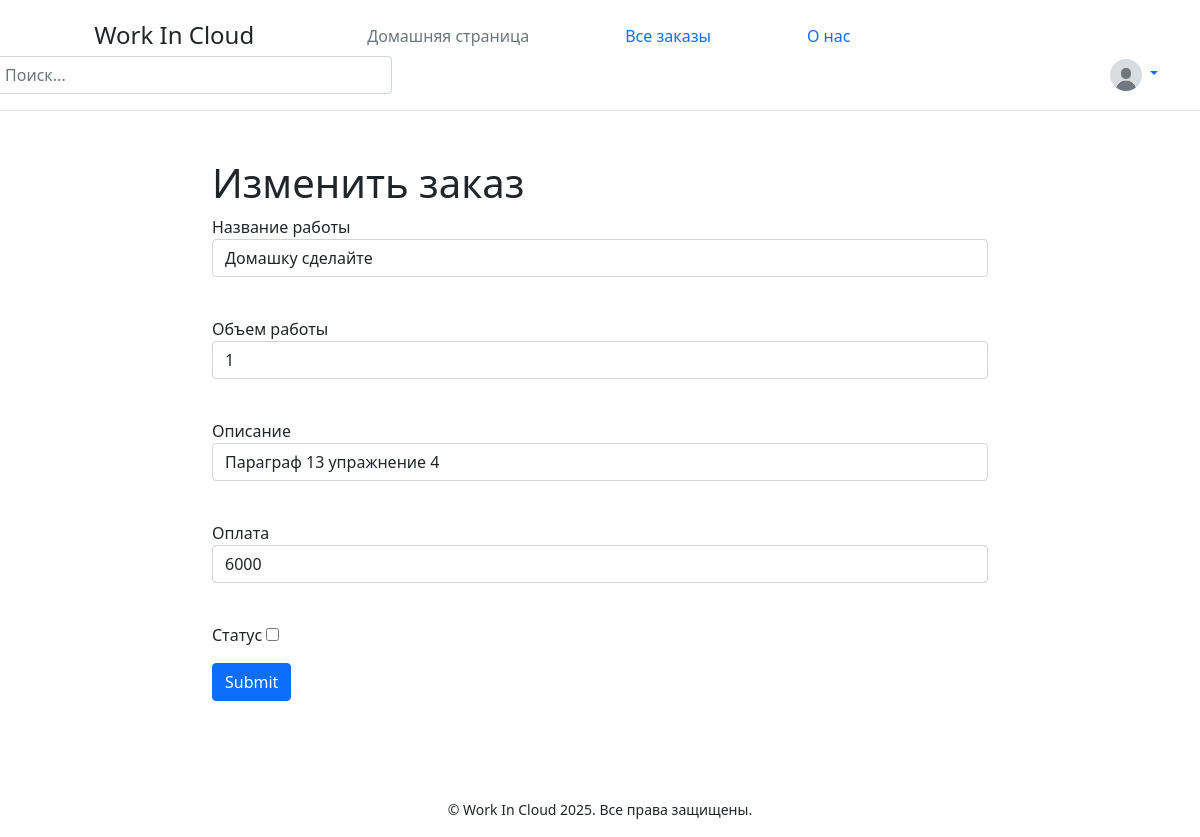
Page /jobs_edit/2 (signed in) on the committed database.
### data/user.py (models this page shows, shortened)
class User(SqlAlchemyBase, UserMixin):
    __tablename__ = 'users'
    id = sqlalchemy.Column(sqlalchemy.Integer,
                           primary_key=True, autoincrement=True)
    name = sqlalchemy.Column(sqlalchemy.String, nullable=True)
    surname = sqlalchemy.Column(sqlalchemy.String, nullable=True)
    profession = sqlalchemy.Column(sqlalchemy.String, nullable=True)
    portfolio_link = sqlalchemy.Column(sqlalchemy.String, nullable=True)
    about = sqlalchemy.Column(sqlalchemy.String, nullable=True)
    email = sqlalchemy.Column(sqlalchemy.String,
                              index=True, unique=True, nullable=True)
    hashed_password = sqlalchemy.Column(sqlalchemy.String, nullable=True)
    created_date = sqlalchemy.Column(sqlalchemy.DateTime,
                                     default=datetime.datetime.now)
    role = sqlalchemy.Column(sqlalchemy.String, nullable=True)
    avatar_path = sqlalchemy.Column(sqlalchemy.String, nullable=True)

### data/vacancy.py (models this page shows)
class Vacancy(SqlAlchemyBase):
    __tablename__ = 'vacancy'
    id = sqlalchemy.Column(sqlalchemy.Integer,
                           primary_key=True, autoincrement=True)
    creator_id = sqlalchemy.Column(sqlalchemy.String,
                                    sqlalchemy.ForeignKey("users.id"))
    customer = orm.relationship('User')
    job_name = sqlalchemy.Column(sqlalchemy.String, nullable=True)
    work_size = sqlalchemy.Column(sqlalchemy.Integer, nullable=True)
    description = sqlalchemy.Column(sqlalchemy.String, nullable=True)
    salary = sqlalchemy.Column(sqlalchemy.Integer, nullable=True)
    is_finished = sqlalchemy.Column(sqlalchemy.Boolean)
    responders = sqlalchemy.Column(sqlalchemy.String, nullable=True, default="")

### main.py (the view, shortened to what this page needs)
@app.route('/jobs_edit/<int:id>', methods=['GET', 'POST'])
@login_required
def edit_news(id):
    form = JobsForm()
    if request.method == "GET":
        db_sess = db_session.create_session()
        jobs = db_sess.query(Vacancy).get(id)
        if not jobs or jobs.customer != current_user:
            abort(403)
        if jobs:
            form.job_name.data = jobs.job_name
            form.salary.data = jobs.salary
            form.work_size.data = jobs.work_size
            form.description.data = jobs.description
            form.is_finished.data = jobs.is_finished
        else:
            abort(404)
    return render_template('edit_jobs.html',
                           title='Редактирование работы',
                           form=form
                           )

### data/jobsform.py
class JobsForm(FlaskForm):
    job_name = StringField("Title of job", validators=[DataRequired()])
    work_size = IntegerField("Duration", validators=[DataRequired()])
    description = StringField("Description", validators=[DataRequired()])
    salary = IntegerField("Salary", validators=[DataRequired()])
    is_finished = BooleanField("Is finished")
    submit = SubmitField('Submit')

### data/db_session.py (called while the page is built)
def create_session() -> Session:
    global __factory
    return __factory()

### main.py (called while the page is built)
@login_manager.user_loader
def load_user(user_id):
    db_sess = db_session.create_session()
    return db_sess.query(User).get(user_id)

### templates/edit_jobs.html (shortened to what this page needs)
{% extends "base.html" %}
{% block content %}
<div style='width: 800px' class="container mt-5">
    <h1>Изменить заказ</h1>
    <form action="" method="post">
        <p>
            Название работы<br>
            {{ form.job_name(class="form-control") }}<br>
        </p>
        <p>
            Объем работы<br>
            {{ form.work_size(class="form-control") }}<br>
        </p>
        <p>
            Описание<br>
            {{ form.description(class="form-control") }}<br>
        </p>
        <p>
            Оплата<br>
            {{ form.salary(class="form-control") }}<br>
        </p>
        <p>
            Статус
            {{ form.is_finished(class="radio") }}<br>
        </p>
        <p>{{ form.submit(type="submit", class="btn btn-primary") }}</p>
    </form>
</div>
{% endblock %}

### templates/base.html (shortened to what this page needs)
<!DOCTYPE html>
<html lang="ru">
<head>
    <link rel="stylesheet" href="{{ url_for('static', filename='css/style.css') }}">
    <link href="https://cdn.jsdelivr.net/npm/bootstrap@5.0.2/dist/css/bootstrap.min.css" rel="stylesheet">
</head>
<body>
<header class="p-3 mb-3 border-bottom">
    <div class="container">
        <div class="d-flex flex-wrap align-items-center justify-content-between">
            <a style="margin-right: 65px">
                <svg class="bi me-2" width="40" height="32" role="img" aria-label="Bootstrap"><use xlink:href="#bootstrap"></use></svg>
                <span class="fs-4">Work In Cloud</span>
            </a>
            <ul class="nav col-12 col-lg-auto me-lg-auto mb-2 justify-content-center mb-md-0">
                <li><a href="/main" class="nav-link px-5 link-secondary">Домашняя страница</a></li>
                <li><a href="/jobs" class="nav-link px-5 link-body-emphasis">Все заказы</a></li>
                <li><a href="/about" class="nav-link px-5 link-body-emphasis">О нас</a></li>
            </ul>
            <form style="width: 400px; margin-left: -50px;" class="col-12 col-lg-auto mb-3 mb-lg-0 me-lg-3" role="search" method="post" action="/search">
                <input type="search" class="form-control" placeholder="Поиск..." aria-label="Search" name="query">
            </form>
            {% if current_user.is_authenticated %}
                <div class="dropdown text-end">
                    <a href="#" class="d-block link-body-emphasis text-decoration-none dropdown-toggle" data-bs-toggle="dropdown" aria-expanded="false">
                        <img src="{{ url_for('static', filename='/'.join(current_user.avatar_path.split('/')[1:])) }}" alt="avatar" width="32" height="32" class="rounded-circle">
                    </a>
                </div>
            {% else %}
                <div class="text-end">
                    <a href="/select_role" class="btn btn-outline-primary me-2">Зарегистрироваться</a>
                    <a href="/login" class="btn btn-primary">Войти</a>
                </div>
            {% endif %}
        </div>
    </div>
</header>
    {% block content %}
    {% endblock %}
<footer class="mt-5 pt-5 pb-3  text-center">
        <small>© Work In Cloud 2025. Все права защищены.</small>
    </footer>
</body>
</html>

### static/css/style.css (style rules this page uses)
body { background-color: #f4f4f4; color: #333; font-family: Arial, sans-serif; }

### rows in the picture
User: avatar_path (picture)
Vacancy: job_name "Домашку сделайте", work_size "1", description "Параграф 13 упражнение 4", salary "6000"
